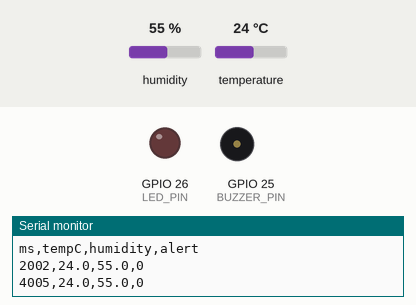
A sketch run on a simulated ESP32. On the bench: output pins drawn as LEDs (lit = HIGH), buzzer (waves = sounding), the last lines printed to the serial monitor. The inputs (shaded band) are chosen by the test bench; at power-on: humidity 55 %, temperature 24 °C.

Above: at 4.8 s.
4.9 s: humidity set to 73 %
7.9 s: humidity set to 76 %
At 8.37 s:
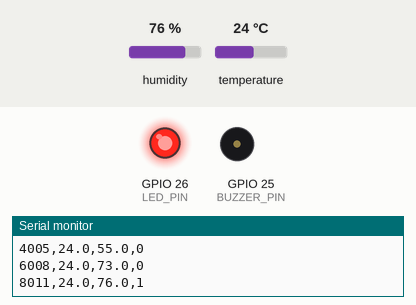
11.4 s: humidity set to 72 %
14.9 s: humidity set to 68 %
At 16.4 s:
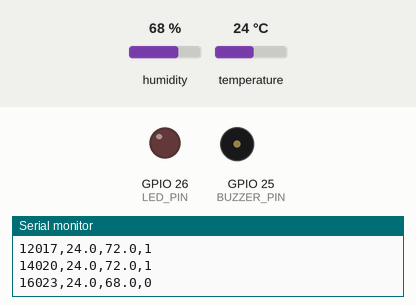
17.9 s: humidity set to 88 %
At 18.38 s:
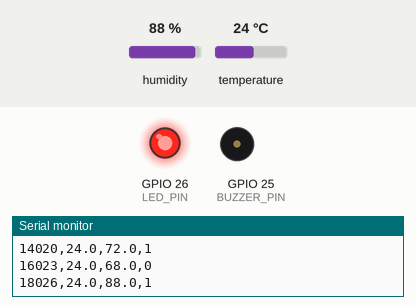
Timing chart, 0 to 22.4 s (numbered marks = the images above; inputs shaded):
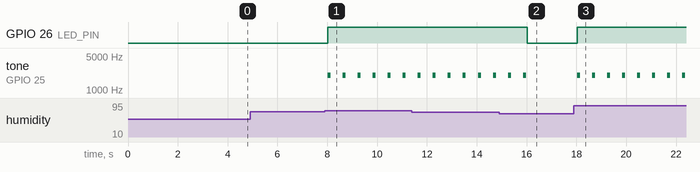

Measured:
- the behaviour switches between 74 and 75 % on humidity (found by bisection; images 0 and 1)
- the behaviour switches between 71 and 70 % on humidity (found by bisection; images 1 and 2)
- after the input at 7.9 s, GPIO 26 (LED_PIN): LOW → HIGH after 0.12 s; tone on GPIO 25 (BUZZER_PIN): alternates 2000 Hz for 0.12 s and silent for 0.48 s, starting after 0.12 s
- after the input at 14.9 s, GPIO 26 (LED_PIN): HIGH → LOW after 1.1 s; tone on GPIO 25 (BUZZER_PIN): goes on until 16.0 s, then stays silent
- after the input at 17.9 s, GPIO 26 (LED_PIN): LOW → HIGH after 0.14 s; tone on GPIO 25 (BUZZER_PIN): alternates 2000 Hz for 0.12 s and silent for 0.48 s, starting after 0.14 s

The sketch:

sketch.ino
```cpp
// =====================================================================
// Wokwi 워크북 A — DHT22(=DHT11 대체) 온습도 경보: 부저 GPIO25 + LED GPIO26
// Wokwi에는 DHT11 부품이 없으므로 같은 단일선 프로토콜의 DHT22로 연습한다.
// 실물 DHT11로 옮길 때는 SENSOR_TYPE 한 줄만 DHTesp::DHT11 로 바꾼다.
// 시뮬레이션 중 DHT22를 클릭 → 온도/습도 슬라이더로 경보 조건을 만든다.
// 라이브러리(libraries.txt): DHT sensor library for ESPx
// =====================================================================
#include "DHTesp.h"

constexpr uint8_t DHT_PIN    = 4;
constexpr uint8_t BUZZER_PIN = 25;
constexpr uint8_t LED_PIN    = 26;
#define SENSOR_TYPE DHTesp::DHT22          // 실물 DHT11: DHTesp::DHT11

constexpr float TEMP_ON = 30.0f, TEMP_OFF = 28.0f;
constexpr float HUM_ON  = 75.0f, HUM_OFF  = 70.0f;
constexpr uint32_t READ_MS = 2000, BEEP_MS = 120, PERIOD_MS = 600;

DHTesp dht;
bool alarmOn = false, beeping = false;
uint32_t lastRead = 0, beepStart = 0;

void setup() {
  Serial.begin(115200);
  pinMode(LED_PIN, OUTPUT);
  pinMode(BUZZER_PIN, OUTPUT);
  dht.setup(DHT_PIN, SENSOR_TYPE);
  Serial.println("ms,tempC,humidity,alert");
}

void readAndDecide(uint32_t now) {
  TempAndHumidity v = dht.getTempAndHumidity();
  if (dht.getStatus() != DHTesp::ERROR_NONE || isnan(v.temperature)) {
    alarmOn = false;
    Serial.printf("%lu,nan,nan,ERROR(%s)\n", (unsigned long)now, dht.getStatusString());
    return;
  }
  float t = v.temperature, h = v.humidity;
  if (!alarmOn && (t >= TEMP_ON || h >= HUM_ON))        alarmOn = true;   // OR 로 켜고
  else if (alarmOn && t <= TEMP_OFF && h <= HUM_OFF)    alarmOn = false;  // AND 로 끈다
  Serial.printf("%lu,%.1f,%.1f,%d\n", (unsigned long)now, t, h, alarmOn);
}

void updateOutputs(uint32_t now) {
  digitalWrite(LED_PIN, alarmOn);
  if (!alarmOn) { if (beeping) { noTone(BUZZER_PIN); beeping = false; } return; }
  if (!beeping && now - beepStart >= PERIOD_MS) { tone(BUZZER_PIN, 2000); beeping = true; beepStart = now; }
  else if (beeping && now - beepStart >= BEEP_MS) { noTone(BUZZER_PIN); beeping = false; }
}

void loop() {
  uint32_t now = millis();
  if (now - lastRead >= READ_MS) { lastRead = now; readAndDecide(now); }
  updateOutputs(now);
  delay(10);   // Wokwi 시뮬레이션 부하를 줄인다(실물에서는 지워도 됨)
}
```
